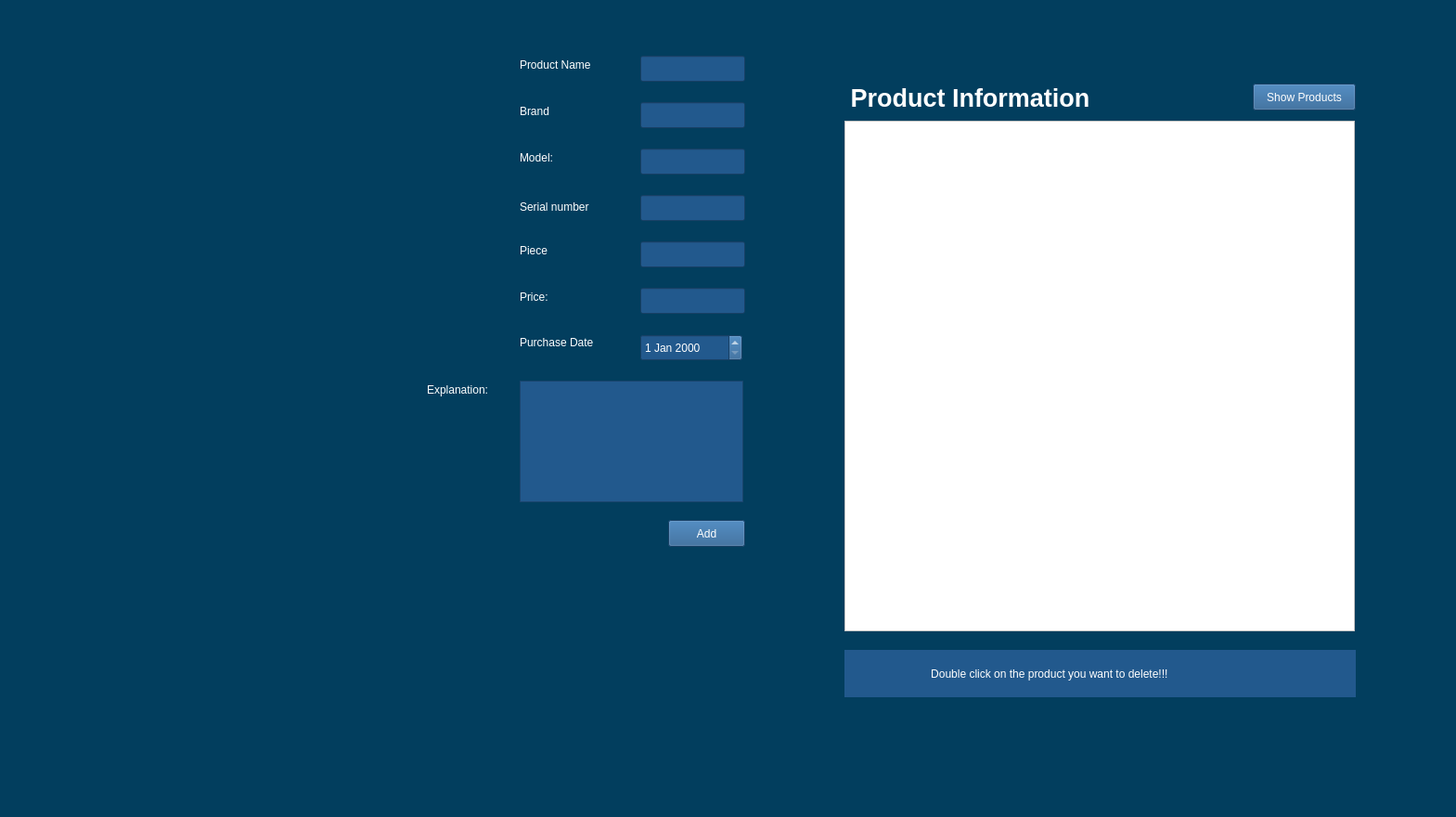
<?xml version="1.0" encoding="UTF-8"?>
<ui version="4.0">
 <class>MainWindow</class>
 <widget class="QMainWindow" name="MainWindow">
  <property name="geometry">
   <rect>
    <x>0</x>
    <y>0</y>
    <width>1569</width>
    <height>880</height>
   </rect>
  </property>
  <property name="minimumSize">
   <size>
    <width>400</width>
    <height>800</height>
   </size>
  </property>
  <property name="windowTitle">
   <string>MainWindow</string>
  </property>
  <property name="styleSheet">
   <string notr="true">background-color: rgba(2,62,94,255);
color: rgba(26,143,195,255);
</string>
  </property>
  <widget class="QWidget" name="centralwidget">
   <widget class="QLineEdit" name="projectName">
    <property name="geometry">
     <rect>
      <x>690</x>
      <y>60</y>
      <width>113</width>
      <height>28</height>
     </rect>
    </property>
    <property name="palette">
     <palette>
      <active>
       <colorrole role="WindowText">
        <brush brushstyle="SolidPattern">
         <color alpha="255">
          <red>255</red>
          <green>255</green>
          <blue>255</blue>
         </color>
        </brush>
       </colorrole>
       <colorrole role="Button">
        <brush brushstyle="SolidPattern">
         <color alpha="255">
          <red>34</red>
          <green>89</green>
          <blue>141</blue>
         </color>
        </brush>
       </colorrole>
       <colorrole role="Text">
        <brush brushstyle="SolidPattern">
         <color alpha="255">
          <red>255</red>
          <green>255</green>
          <blue>255</blue>
         </color>
        </brush>
       </colorrole>
       <colorrole role="ButtonText">
        <brush brushstyle="SolidPattern">
         <color alpha="255">
          <red>255</red>
          <green>255</green>
          <blue>255</blue>
         </color>
        </brush>
       </colorrole>
       <colorrole role="Base">
        <brush brushstyle="SolidPattern">
         <color alpha="255">
          <red>34</red>
          <green>89</green>
          <blue>141</blue>
         </color>
        </brush>
       </colorrole>
       <colorrole role="Window">
        <brush brushstyle="SolidPattern">
         <color alpha="255">
          <red>34</red>
          <green>89</green>
          <blue>141</blue>
         </color>
        </brush>
       </colorrole>
       <colorrole role="PlaceholderText">
        <brush brushstyle="SolidPattern">
         <color alpha="128">
          <red>255</red>
          <green>255</green>
          <blue>255</blue>
         </color>
        </brush>
       </colorrole>
      </active>
      <inactive>
       <colorrole role="WindowText">
        <brush brushstyle="SolidPattern">
         <color alpha="255">
          <red>255</red>
          <green>255</green>
          <blue>255</blue>
         </color>
        </brush>
       </colorrole>
       <colorrole role="Button">
        <brush brushstyle="SolidPattern">
         <color alpha="255">
          <red>34</red>
          <green>89</green>
          <blue>141</blue>
         </color>
        </brush>
       </colorrole>
       <colorrole role="Text">
        <brush brushstyle="SolidPattern">
         <color alpha="255">
          <red>255</red>
          <green>255</green>
          <blue>255</blue>
         </color>
        </brush>
       </colorrole>
       <colorrole role="ButtonText">
        <brush brushstyle="SolidPattern">
         <color alpha="255">
          <red>255</red>
          <green>255</green>
          <blue>255</blue>
         </color>
        </brush>
       </colorrole>
       <colorrole role="Base">
        <brush brushstyle="SolidPattern">
         <color alpha="255">
          <red>34</red>
          <green>89</green>
          <blue>141</blue>
         </color>
        </brush>
       </colorrole>
       <colorrole role="Window">
        <brush brushstyle="SolidPattern">
         <color alpha="255">
          <red>34</red>
          <green>89</green>
          <blue>141</blue>
         </color>
        </brush>
       </colorrole>
       <colorrole role="PlaceholderText">
        <brush brushstyle="SolidPattern">
         <color alpha="128">
          <red>255</red>
          <green>255</green>
          <blue>255</blue>
         </color>
        </brush>
       </colorrole>
      </inactive>
      <disabled>
       <colorrole role="WindowText">
        <brush brushstyle="SolidPattern">
         <color alpha="255">
          <red>255</red>
          <green>255</green>
          <blue>255</blue>
         </color>
        </brush>
       </colorrole>
       <colorrole role="Button">
        <brush brushstyle="SolidPattern">
         <color alpha="255">
          <red>34</red>
          <green>89</green>
          <blue>141</blue>
         </color>
        </brush>
       </colorrole>
       <colorrole role="Text">
        <brush brushstyle="SolidPattern">
         <color alpha="255">
          <red>255</red>
          <green>255</green>
          <blue>255</blue>
         </color>
        </brush>
       </colorrole>
       <colorrole role="ButtonText">
        <brush brushstyle="SolidPattern">
         <color alpha="255">
          <red>255</red>
          <green>255</green>
          <blue>255</blue>
         </color>
        </brush>
       </colorrole>
       <colorrole role="Base">
        <brush brushstyle="SolidPattern">
         <color alpha="255">
          <red>34</red>
          <green>89</green>
          <blue>141</blue>
         </color>
        </brush>
       </colorrole>
       <colorrole role="Window">
        <brush brushstyle="SolidPattern">
         <color alpha="255">
          <red>34</red>
          <green>89</green>
          <blue>141</blue>
         </color>
        </brush>
       </colorrole>
       <colorrole role="PlaceholderText">
        <brush brushstyle="SolidPattern">
         <color alpha="128">
          <red>255</red>
          <green>255</green>
          <blue>255</blue>
         </color>
        </brush>
       </colorrole>
      </disabled>
     </palette>
    </property>
    <property name="font">
     <font>
      <family>Segoe UI</family>
      <pointsize>9</pointsize>
      <italic>false</italic>
      <bold>false</bold>
     </font>
    </property>
    <property name="styleSheet">
     <string notr="true">background-color: rgba(34,89,141,255);
color : white;</string>
    </property>
    <property name="text">
     <string/>
    </property>
   </widget>
   <widget class="QLineEdit" name="brand">
    <property name="geometry">
     <rect>
      <x>690</x>
      <y>110</y>
      <width>113</width>
      <height>28</height>
     </rect>
    </property>
    <property name="styleSheet">
     <string notr="true">background-color: rgba(34,89,141,255);
color : white;</string>
    </property>
   </widget>
   <widget class="QLineEdit" name="model">
    <property name="geometry">
     <rect>
      <x>690</x>
      <y>160</y>
      <width>113</width>
      <height>28</height>
     </rect>
    </property>
    <property name="styleSheet">
     <string notr="true">background-color: rgba(34,89,141,255);

color : white;</string>
    </property>
   </widget>
   <widget class="QLineEdit" name="serialNo">
    <property name="geometry">
     <rect>
      <x>690</x>
      <y>210</y>
      <width>113</width>
      <height>28</height>
     </rect>
    </property>
    <property name="styleSheet">
     <string notr="true">background-color: rgba(34,89,141,255);
color : white;</string>
    </property>
   </widget>
   <widget class="QLineEdit" name="quantity">
    <property name="geometry">
     <rect>
      <x>690</x>
      <y>260</y>
      <width>113</width>
      <height>28</height>
     </rect>
    </property>
    <property name="styleSheet">
     <string notr="true">background-color: rgba(34,89,141,255);
color : white;</string>
    </property>
   </widget>
   <widget class="QLineEdit" name="price">
    <property name="geometry">
     <rect>
      <x>690</x>
      <y>310</y>
      <width>113</width>
      <height>28</height>
     </rect>
    </property>
    <property name="styleSheet">
     <string notr="true">background-color: rgba(34,89,141,255);
color : white;</string>
    </property>
   </widget>
   <widget class="QDateEdit" name="dateEdit">
    <property name="geometry">
     <rect>
      <x>690</x>
      <y>360</y>
      <width>110</width>
      <height>29</height>
     </rect>
    </property>
    <property name="styleSheet">
     <string notr="true">background-color: rgba(34,89,141,255);
color : white;</string>
    </property>
   </widget>
   <widget class="QLabel" name="label">
    <property name="geometry">
     <rect>
      <x>560</x>
      <y>60</y>
      <width>81</width>
      <height>20</height>
     </rect>
    </property>
    <property name="styleSheet">
     <string notr="true">
font: 700 9pt &quot;Segoe UI&quot;;
color:white;</string>
    </property>
    <property name="text">
     <string>Product Name</string>
    </property>
   </widget>
   <widget class="QLabel" name="label_2">
    <property name="geometry">
     <rect>
      <x>560</x>
      <y>110</y>
      <width>63</width>
      <height>20</height>
     </rect>
    </property>
    <property name="styleSheet">
     <string notr="true">
font: 700 9pt &quot;Segoe UI&quot;;
color:white;</string>
    </property>
    <property name="text">
     <string>Brand</string>
    </property>
   </widget>
   <widget class="QLabel" name="label_3">
    <property name="geometry">
     <rect>
      <x>560</x>
      <y>160</y>
      <width>63</width>
      <height>20</height>
     </rect>
    </property>
    <property name="styleSheet">
     <string notr="true">
font: 700 9pt &quot;Segoe UI&quot;;
color:white;</string>
    </property>
    <property name="text">
     <string>Model:</string>
    </property>
   </widget>
   <widget class="QLabel" name="label_4">
    <property name="geometry">
     <rect>
      <x>560</x>
      <y>200</y>
      <width>91</width>
      <height>31</height>
     </rect>
    </property>
    <property name="styleSheet">
     <string notr="true">
font: 700 9pt &quot;Segoe UI&quot;;
color:white;</string>
    </property>
    <property name="text">
     <string>
Serial number</string>
    </property>
   </widget>
   <widget class="QLabel" name="label_5">
    <property name="geometry">
     <rect>
      <x>560</x>
      <y>260</y>
      <width>63</width>
      <height>20</height>
     </rect>
    </property>
    <property name="styleSheet">
     <string notr="true">
font: 700 9pt &quot;Segoe UI&quot;;
color:white;</string>
    </property>
    <property name="text">
     <string>Piece</string>
    </property>
   </widget>
   <widget class="QLabel" name="label_6">
    <property name="geometry">
     <rect>
      <x>560</x>
      <y>310</y>
      <width>63</width>
      <height>20</height>
     </rect>
    </property>
    <property name="styleSheet">
     <string notr="true">
font: 700 9pt &quot;Segoe UI&quot;;
color:white;</string>
    </property>
    <property name="text">
     <string>Price:</string>
    </property>
   </widget>
   <widget class="QLabel" name="label_7">
    <property name="geometry">
     <rect>
      <x>560</x>
      <y>360</y>
      <width>121</width>
      <height>31</height>
     </rect>
    </property>
    <property name="styleSheet">
     <string notr="true">
font: 700 9pt &quot;Segoe UI&quot;;
color:white;</string>
    </property>
    <property name="text">
     <string>Purchase Date
</string>
    </property>
   </widget>
   <widget class="QTextEdit" name="description">
    <property name="geometry">
     <rect>
      <x>560</x>
      <y>410</y>
      <width>241</width>
      <height>131</height>
     </rect>
    </property>
    <property name="styleSheet">
     <string notr="true">background-color: rgba(34,89,141,255);
color : white;</string>
    </property>
   </widget>
   <widget class="QLabel" name="label_8">
    <property name="geometry">
     <rect>
      <x>460</x>
      <y>410</y>
      <width>81</width>
      <height>20</height>
     </rect>
    </property>
    <property name="styleSheet">
     <string notr="true">
font: 700 9pt &quot;Segoe UI&quot;;
color:white;</string>
    </property>
    <property name="text">
     <string>Explanation:</string>
    </property>
   </widget>
   <widget class="QPushButton" name="addButton">
    <property name="geometry">
     <rect>
      <x>720</x>
      <y>560</y>
      <width>83</width>
      <height>29</height>
     </rect>
    </property>
    <property name="styleSheet">
     <string notr="true">background-color: rgba(34,89,141,255);
color : white;</string>
    </property>
    <property name="text">
     <string>Add</string>
    </property>
   </widget>
   <widget class="QLabel" name="label_9">
    <property name="geometry">
     <rect>
      <x>900</x>
      <y>90</y>
      <width>291</width>
      <height>31</height>
     </rect>
    </property>
    <property name="font">
     <font>
      <family>Segoe UI</family>
      <pointsize>20</pointsize>
      <italic>false</italic>
      <bold>true</bold>
     </font>
    </property>
    <property name="styleSheet">
     <string notr="true">
font: 700 20pt &quot;Segoe UI&quot;;
color:white;</string>
    </property>
    <property name="text">
     <string>Product Information</string>
    </property>
    <property name="alignment">
     <set>Qt::AlignCenter</set>
    </property>
   </widget>
   <widget class="QTableView" name="readProducts">
    <property name="geometry">
     <rect>
      <x>910</x>
      <y>130</y>
      <width>550</width>
      <height>550</height>
     </rect>
    </property>
    <property name="minimumSize">
     <size>
      <width>550</width>
      <height>550</height>
     </size>
    </property>
    <property name="maximumSize">
     <size>
      <width>550</width>
      <height>550</height>
     </size>
    </property>
    <property name="styleSheet">
     <string notr="true">background-color: white</string>
    </property>
   </widget>
   <widget class="QPushButton" name="pushButton">
    <property name="geometry">
     <rect>
      <x>1350</x>
      <y>90</y>
      <width>111</width>
      <height>29</height>
     </rect>
    </property>
    <property name="styleSheet">
     <string notr="true">background-color: rgba(34,89,141,255);
color : white;</string>
    </property>
    <property name="text">
     <string>Show Products</string>
    </property>
   </widget>
   <widget class="QLabel" name="label_pic">
    <property name="enabled">
     <bool>true</bool>
    </property>
    <property name="geometry">
     <rect>
      <x>120</x>
      <y>60</y>
      <width>300</width>
      <height>300</height>
     </rect>
    </property>
    <property name="sizePolicy">
     <sizepolicy hsizetype="Fixed" vsizetype="Fixed">
      <horstretch>0</horstretch>
      <verstretch>0</verstretch>
     </sizepolicy>
    </property>
    <property name="minimumSize">
     <size>
      <width>300</width>
      <height>300</height>
     </size>
    </property>
    <property name="maximumSize">
     <size>
      <width>200</width>
      <height>200</height>
     </size>
    </property>
    <property name="styleSheet">
     <string notr="true"/>
    </property>
    <property name="text">
     <string/>
    </property>
    <property name="textFormat">
     <enum>Qt::AutoText</enum>
    </property>
    <property name="pixmap">
     <pixmap>product.jpg</pixmap>
    </property>
   </widget>
   <widget class="QLabel" name="label_10">
    <property name="geometry">
     <rect>
      <x>910</x>
      <y>700</y>
      <width>551</width>
      <height>51</height>
     </rect>
    </property>
    <property name="styleSheet">
     <string notr="true">background-color: rgba(34,89,141,255);
font: 12pt &quot;Segoe UI&quot;;
color : white;</string>
    </property>
    <property name="text">
     <string>                            Double click on the product you want to delete!!!</string>
    </property>
   </widget>
   <zorder>readProducts</zorder>
   <zorder>projectName</zorder>
   <zorder>brand</zorder>
   <zorder>model</zorder>
   <zorder>serialNo</zorder>
   <zorder>quantity</zorder>
   <zorder>price</zorder>
   <zorder>dateEdit</zorder>
   <zorder>label</zorder>
   <zorder>label_2</zorder>
   <zorder>label_3</zorder>
   <zorder>label_4</zorder>
   <zorder>label_5</zorder>
   <zorder>label_6</zorder>
   <zorder>label_7</zorder>
   <zorder>description</zorder>
   <zorder>label_8</zorder>
   <zorder>addButton</zorder>
   <zorder>label_9</zorder>
   <zorder>pushButton</zorder>
   <zorder>label_pic</zorder>
   <zorder>label_10</zorder>
  </widget>
  <widget class="QMenuBar" name="menubar">
   <property name="geometry">
    <rect>
     <x>0</x>
     <y>0</y>
     <width>1569</width>
     <height>21</height>
    </rect>
   </property>
  </widget>
  <widget class="QStatusBar" name="statusbar"/>
 </widget>
 <resources/>
 <connections/>
</ui>
